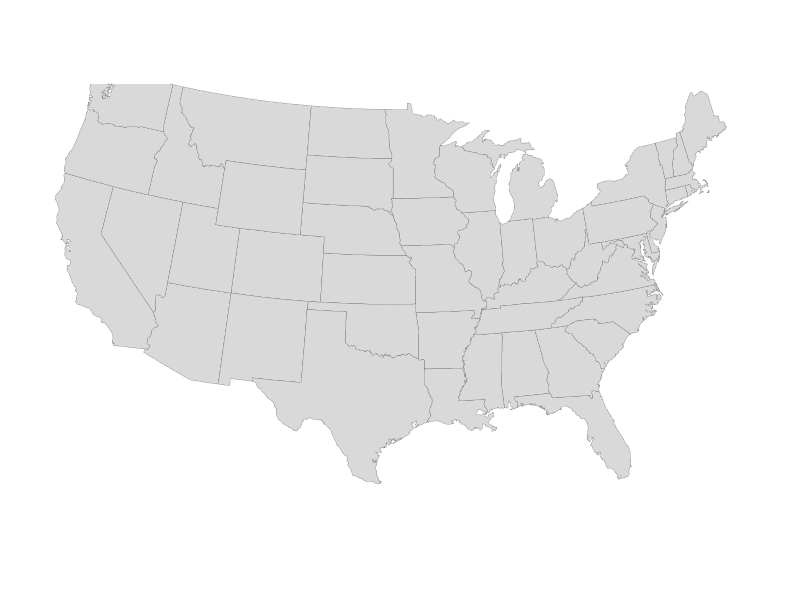
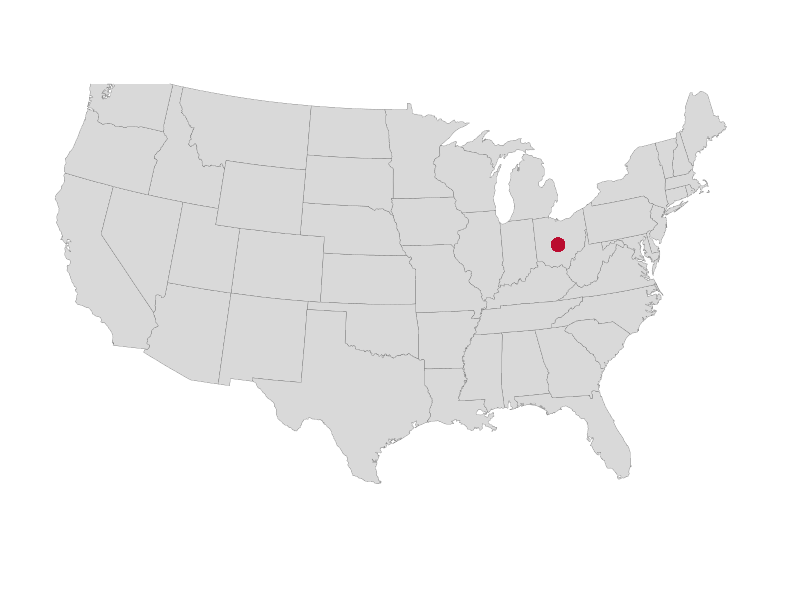
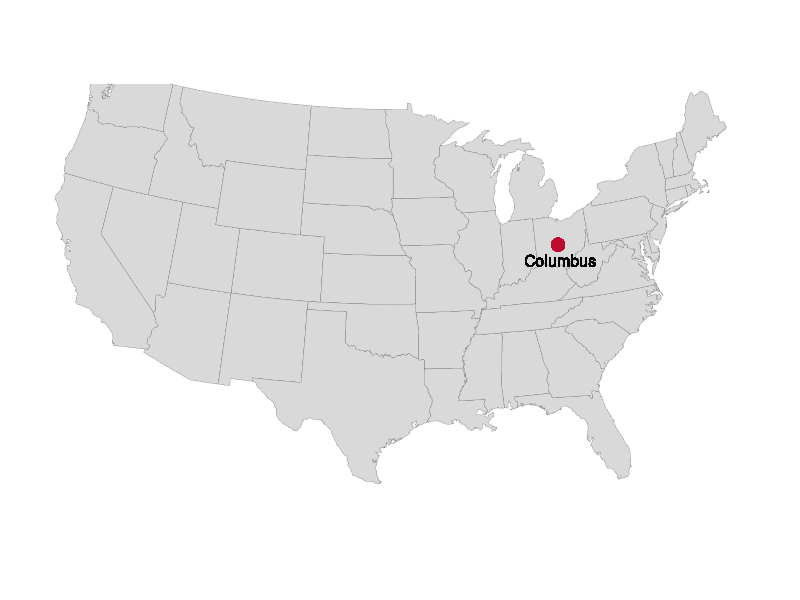
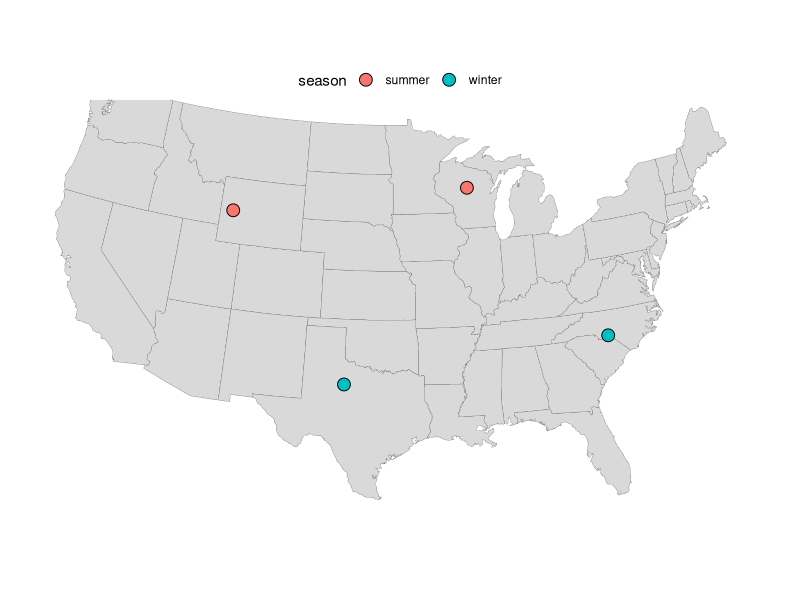
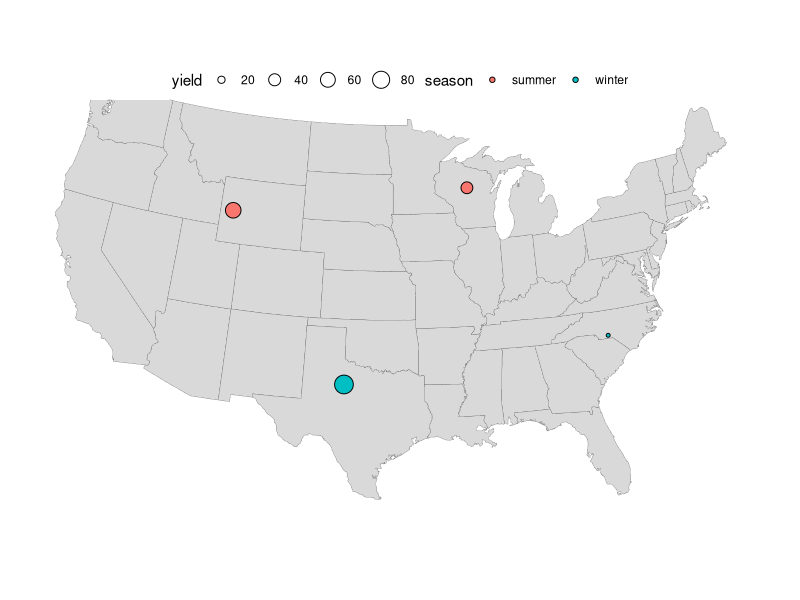
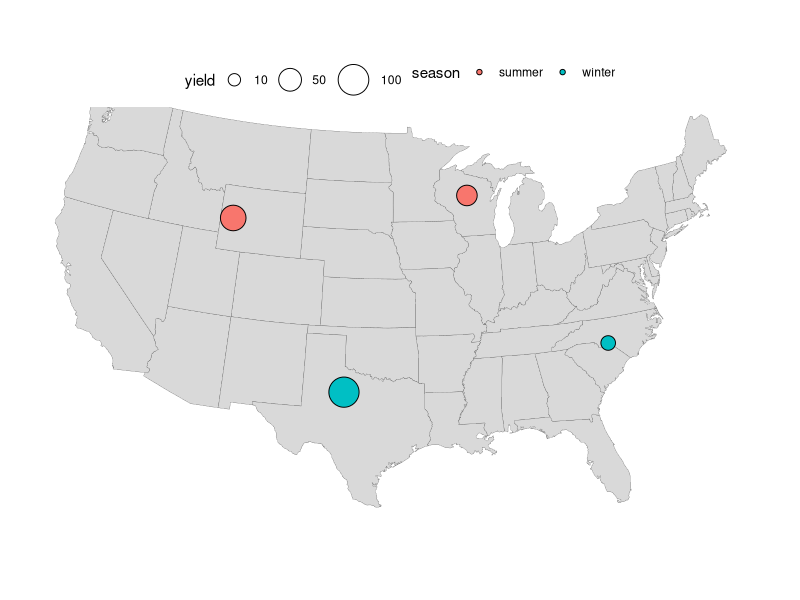
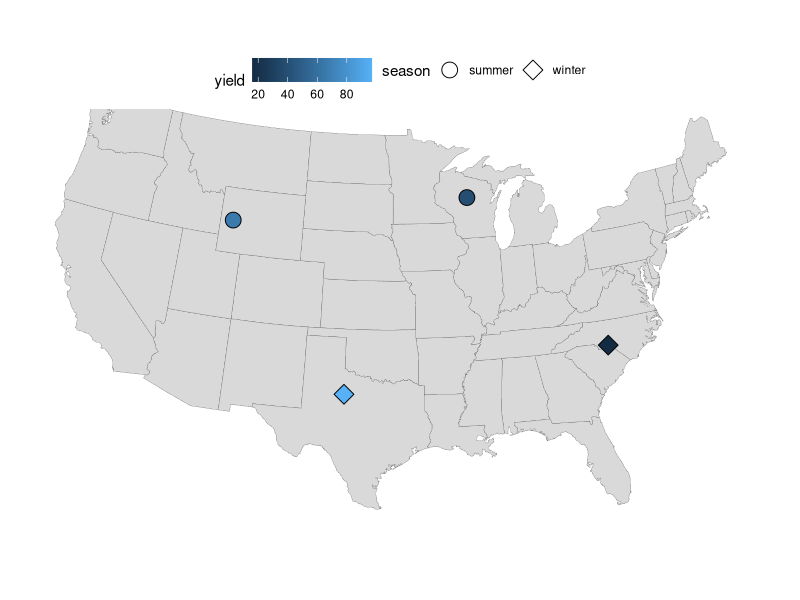
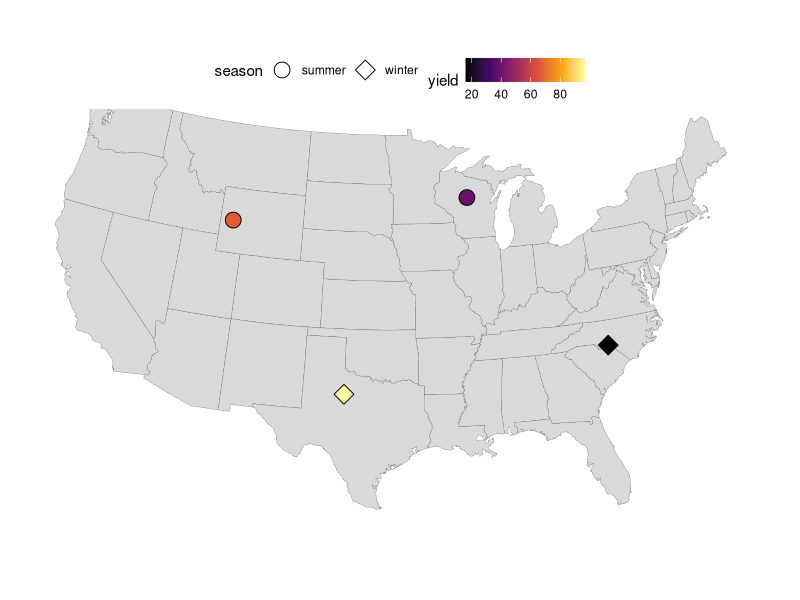

The R source for these figures, in order: (Note: this script raises an error after producing the figures.)
## ---- chunk 1
library(maps)
library(sf)
library(tidyverse)
library(ggrepel)
## ---- chunk 2
theme_set(theme_void())
theme_update(legend.position = "top")
## ---- chunk 3
states <- map_data(map = "state")

head(states)
## ---- chunk 4
p <- ggplot(states) +
  geom_polygon(
    aes(x = long, y = lat, group = group),
    fill = "grey85",
    color = "grey40",
    linewidth = 0.1
    ) +
  coord_sf(crs = 5070, default_crs = 4326)

p
## ---- chunk 5
p +
  geom_point(x = -82.99, y = 39.99, colour = "#ba0c2f", size = 4)
## ---- chunk 6
p +
  geom_point(x = -82.99, y = 39.99, colour = "#ba0c2f", size = 4) +
  geom_text(x = -82.99, y = 39.99 - 1, label = "Columbus", size = 4)
## ---- chunk 7
locations <- data.frame(
  location = c("L01", "L02", "L03", "L04"),
  long = c(-80, -100, -90, -110),
  lat = c(35, 33, 45, 43),
  season = c("winter", "winter", "summer", "summer"),
  yield = c(16, 97, 39, 66)
)

locations
## ---- chunk 8
p +
  geom_point(
    data = locations,
    aes(x = long, y = lat, fill = season),
    size = 4,
    shape = 21
    )
## ---- chunk 9
p_size <- p + 
  geom_point(
    data = locations,
    aes(x = long, y = lat, fill = season, size = yield),
    shape = 21
    )

p_size
## ---- chunk 10
p_size +
  scale_size_continuous(
    limits = c(0, 100),
    breaks = c(10, 50, 100),
    range = c(1, 10)
    )
## ---- chunk 11
p_fill <- p +
  geom_point(
    data = locations,
    aes(x = long, y = lat, shape = season, fill = yield),
    size = 5
    ) +
  # Make sure the shapes support a fill color (the default ones don't):
  scale_shape_manual(values = c(21, 23))

p_fill
## ---- chunk 12
p_fill +
  scale_fill_viridis_c(option = "inferno")
## ---- chunk 13
map_data(map = "county") |>
  head()
## ---- chunk 14
ohio <- map_data(map = "county") |>
  filter(region == "ohio")

head(ohio)
## ---- chunk 15
ohio |> count(region)
ohio |> count(subregion) |> head()
## ---- chunk 16
p_ohio <- ggplot(ohio) +
  geom_polygon(
    aes(x = long, y = lat, group = group),
    fill = "grey90",
    color = "grey70"
    ) +
  coord_sf()

p_ohio
## ---- chunk 17
ohio <- ohio |>
  mutate(subregion = tools::toTitleCase(subregion))

head(ohio)
## ---- chunk 18
p_ohio +
  geom_text(
    aes(x = long, y = lat, label = subregion),
    color = "darkblue",
    size = 3
    )
## ---- chunk 19
county_coords <- ohio |>
  summarize(
    long = max(long) - ((max(long) - min(long)) / 2),
    lat = max(lat) - ((max(lat) - min(lat)) / 2),
    .by = subregion
    )

head(county_coords)
## ---- chunk 20
p_ohio +
  geom_text(
    data = county_coords,
    aes(x = long, y = lat, label = subregion),
    color = "darkblue",
    size = 3
    )
## ---- chunk 21
focal_counties <- c("Franklin", "Wayne", "Allen",
                    "Richland", "Marion", "Licking")

county_coords_sel <- county_coords |>
  filter(subregion %in% focal_counties)

p_ohio +
  geom_text(
    data = county_coords_sel,
    aes(x = long, y = lat, label = subregion),
    color = "darkblue",
    size = 4
    )
## ---- chunk 22
focal_counties <- c("Franklin", "Wayne", "Allen",
                    "Richland", "Marion", "Licking") 

county_coords_sel <- county_coords |>
  filter(subregion %in% focal_counties)
## ---- chunk 23
p_ohio +
  geom_text(
    data = county_coords_sel,
    aes(x = long, y = lat, label = subregion),
    color = "darkblue",
    size = 4
    )
## ---- chunk 24
#| classes: preview-image
p_ohio +
  geom_polygon(
    data = ohio |> filter(subregion %in% focal_counties),
    aes(x = long, y = lat, group = group, fill = subregion),
    color = "grey70"
    ) +
  geom_text(
    data = county_coords_sel,
    aes(x = long, y = lat, label = subregion),
    color = "darkblue",
    size = 4
    ) +
  theme(legend.position = "none")
## ---- chunk 25
p_ohio +
  geom_polygon(
    data = ohio |> filter(subregion %in% focal_counties),
    aes(x = long, y = lat, group = group, fill = subregion),
    color = "grey70"
    ) +
  geom_text(
    data = county_coords_sel,
    aes(x = long, y = lat, label = subregion),
    color = "darkblue",
    size = 4
    ) +
  theme(legend.position = "none")
## ---- chunk 26
# 'us.cities' should be available if you have loaded the maps package
head(us.cities)
## ---- chunk 27
oh_cities <- us.cities |>
  filter(country.etc == "OH", pop > 50000) |>
  # We'll use the sub() function to substitute " OH" with nothing (""):
  mutate(name = sub(pattern = " OH", replacement = "", x = name))

head(oh_cities)
## ---- chunk 28
p_ohio_cities <- p_ohio +
  geom_point(
    data = oh_cities,
    aes(x = long, y = lat, size = pop),
    fill = "steelblue3",
    shape = 21
    )

p_ohio_cities
## ---- chunk 29
p_ohio_cities +
  geom_text(
    data = oh_cities,
    aes(x = long, y = lat + 0.1, label = name)
    )
## ---- chunk 30
p_ohio_cities_labeled <- p_ohio_cities +
  geom_text_repel(
    data = oh_cities,
    aes(x = long, y = lat, label = name)
    )

p_ohio_cities_labeled
## ---- chunk 31
p_ohio_cities_labeled +
  scale_size_continuous(
    name = "Population size",
    labels = scales::comma,
    breaks = c(100, 400, 700) * 1000
  )
## ---- chunk 32
range(oh_cities$pop)
## ---- chunk 33
oh_cities |> arrange(pop) |> head(n = 1)
oh_cities |> arrange(desc(pop)) |> head(n = 1)
## ---- chunk 34
p_ohio_cities_labeled +
  scale_size_continuous(
    name = "Population size",
    labels = scales::comma,
    breaks = c(50, 100, 250, 500, 750) * 1000
  )
## ---- chunk 35
p_ohio_cities_labeled +
  scale_size_continuous(
    name = "Population size",
    labels = scales::comma,
    limits = c(50, 750) * 1000,
    breaks = c(50, 100, 250, 500, 750) * 1000
  )
## ---- chunk 36
oh_cities <- oh_cities |>
  mutate(is_large = ifelse(pop > 100000, "bold.italic", "plain"))
p_ohio_cities +
  geom_text_repel(
    data = oh_cities,
    aes(x = long, y = lat, label = name, fontface = is_large)
    )
## ---- chunk 37
oh_cities <- oh_cities |>
  mutate(is_large = ifelse(pop > 100000, "bold.italic", "plain"))
## ---- chunk 38
p_ohio_cities +
  geom_text_repel(
    data = oh_cities,
    aes(x = long, y = lat, label = name, fontface = is_large)
    )
## ---- chunk 39
oh_cities <- oh_cities |>
  mutate(is_large = ifelse(pop > 100000, TRUE, FALSE))

p_ohio_cities +
  geom_text_repel(
    data = oh_cities,
    aes(x = long, y = lat, label = name, fontface = is_large)
    )
